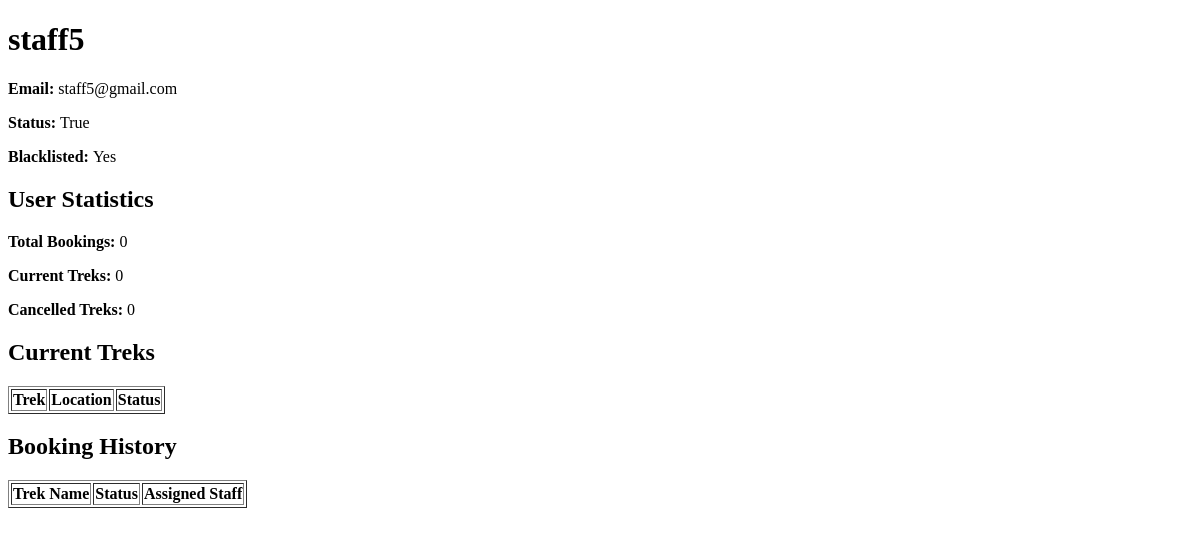
The app's page /user_details/11 (signed in), older data.
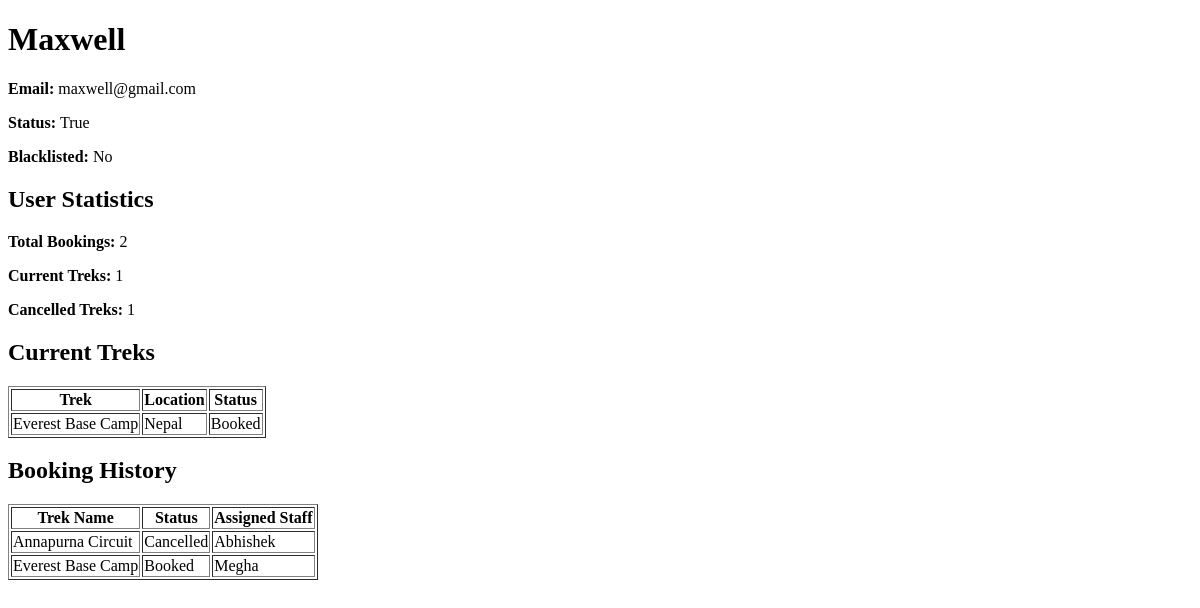
The same page, newer data.
### models.py (models this page shows)
class User(db.Model):
    id = db.Column(db.Integer, primary_key=True)
    name = db.Column(db.String(100) , nullable=False)
    email = db.Column(db.String(100), unique=True ,nullable=False)
    password = db.Column(db.String(100) ,nullable=False)
    role = db.Column(db.String(20))
    approved = db.Column(db.Boolean, default=False)
    blacklisted = db.Column(db.Boolean, default=False)
    bookings = db.relationship(
        'Booking',
        backref='user',
        lazy=True
    )

class Trek(db.Model):
    id = db.Column(db.Integer, primary_key=True)
    name = db.Column(db.String(100))
    location = db.Column(db.String(100))
    assigned_staff_id=staff_id=db.Column(db.Integer, db.ForeignKey('user.id'))
    available_slots=db.Column(db.Integer)
    difficulty = db.Column(db.String(50))
    duration = db.Column(db.Integer)
    status = db.Column(db.String(20),default='Open')
    start_date=db.Column(db.Date)
    end_date=db.Column(db.Date)
    image=db.Column(db.String(500))
    trek_details=db.Column(db.String(500))
    bookings = db.relationship(
        'Booking',
        backref='trek',
        lazy=True
    )
    assigned_staff_id = db.Column(
        db.Integer,
        db.ForeignKey('user.id'),
        nullable=True
    )

class Booking(db.Model):
    Booking_ID = db.Column(db.Integer, primary_key=True)
    User_ID=db.Column(db.Integer, db.ForeignKey('user.id'))
    Trek_ID=db.Column(db.Integer, db.ForeignKey('trek.id'))
    Booking_Date=db.Column(db.Date)
    Status=db.Column(db.String(100))

### app.py (the view)
@app.route('/user_details/<int:user_id>')
def user_details(user_id):
    if 'user_id' not in session:
        return redirect('/login')
    if session['role'] != 'admin':
        return "Access Denied"
    user = User.query.get(user_id)
    if not user:
        return "User Not Found"
    bookings = Booking.query.filter_by(User_ID=user.id).all()
    booking_data = []
    current_bookings = []
    for booking in bookings:
        trek = Trek.query.get(booking.Trek_ID)
        assigned_staff = None
        if trek and trek.assigned_staff_id:
            assigned_staff = User.query.get(
                trek.assigned_staff_id
            )
        booking_data.append({
        'booking': booking,
        'trek': trek,
        'staff': assigned_staff
    })
        if booking.Status == 'Booked':
            current_bookings.append({
                'booking': booking,
                'trek': trek
            })
    total_bookings = len(bookings)
    cancelled_treks = Booking.query.filter_by(User_ID=user.id,Status='Cancelled').count()
    current_treks = Booking.query.filter_by(User_ID=user.id,Status='Booked').count()
    return render_template(
        'user_details.html',
        user=user,
        booking_data=booking_data,
        current_bookings=current_bookings,
        total_bookings=total_bookings,
        current_treks=current_treks,
        cancelled_treks=cancelled_treks,
    )

### templates/user_details.html (shortened to what this page needs)
<!DOCTYPE html>
<html lang="en">
<head>
</head>
<body>
<h1>{{ user.name }}</h1>
<p><b>Email: </b>{{ user.email }}</p>
<p><b>Status: </b>{{ user.approved }}</p>
<p><b>Blacklisted: </b>
{% if user.blacklisted %}
    Yes
{% else %}
    No
{% endif %}
</p>
<h2>User Statistics</h2>
<p><b>Total Bookings:</b> {{ total_bookings }}</p>
<p><b>Current Treks:</b> {{ current_treks }}</p>
<p><b>Cancelled Treks:</b> {{ cancelled_treks }}</p>
<h2>Current Treks</h2>
<table border="1">
<tr>
    <th>Trek</th>
    <th>Location</th>
    <th>Status</th>
</tr>
{% for item in current_bookings %}
<tr>
    <td>{{ item.trek.name }}</td>
    <td>{{ item.trek.location }}</td>
    <td>{{ item.booking.Status }}</td>
</tr>
{% endfor %}
</table>
<h2>Booking History</h2>
<table border="1">
<tr>
    <th>Trek Name</th>
    <th>Status</th>
    <th>Assigned Staff</th>
</tr>
{% for item in booking_data %}
<tr>
    <td>{{ item.trek.name }}</td>
    <td>{{ item.booking.Status }}</td>
    <td>
        {% if item.staff %}
            {{ item.staff.name }}
        {% else %}
            Not Assigned
        {% endif %}
    </td>
</tr>
{% endfor %}
</table>
</body>
</html>

Row changes from the older to the newer data that the page shows:
changed User "True": name "staff5" → "Maxwell"; email "staff5@gmail.com" → "maxwell@gmail.com"
now on this page (row edited): Trek: trek.name "Everest Base Camp", trek.location "Nepal", trek.name "Everest Base Camp"
now on this page (row edited): Booking: booking.Status "Booked", booking.Status "Booked"
now on this page (row edited): Trek: trek.name "Annapurna Circuit"
now on this page (row edited): Booking: booking.Status "Cancelled"
now on this page (row edited): User: staff.name "Abhishek"
now on this page (row edited): User: staff.name "Megha"
Text that changed along with them:
{{ total_bookings }}: "0" → "2"
{{ current_treks }}: "0" → "1"
{{ cancelled_treks }}: "0" → "1"
text no longer shown: "Yes"
text now shown: "No"
